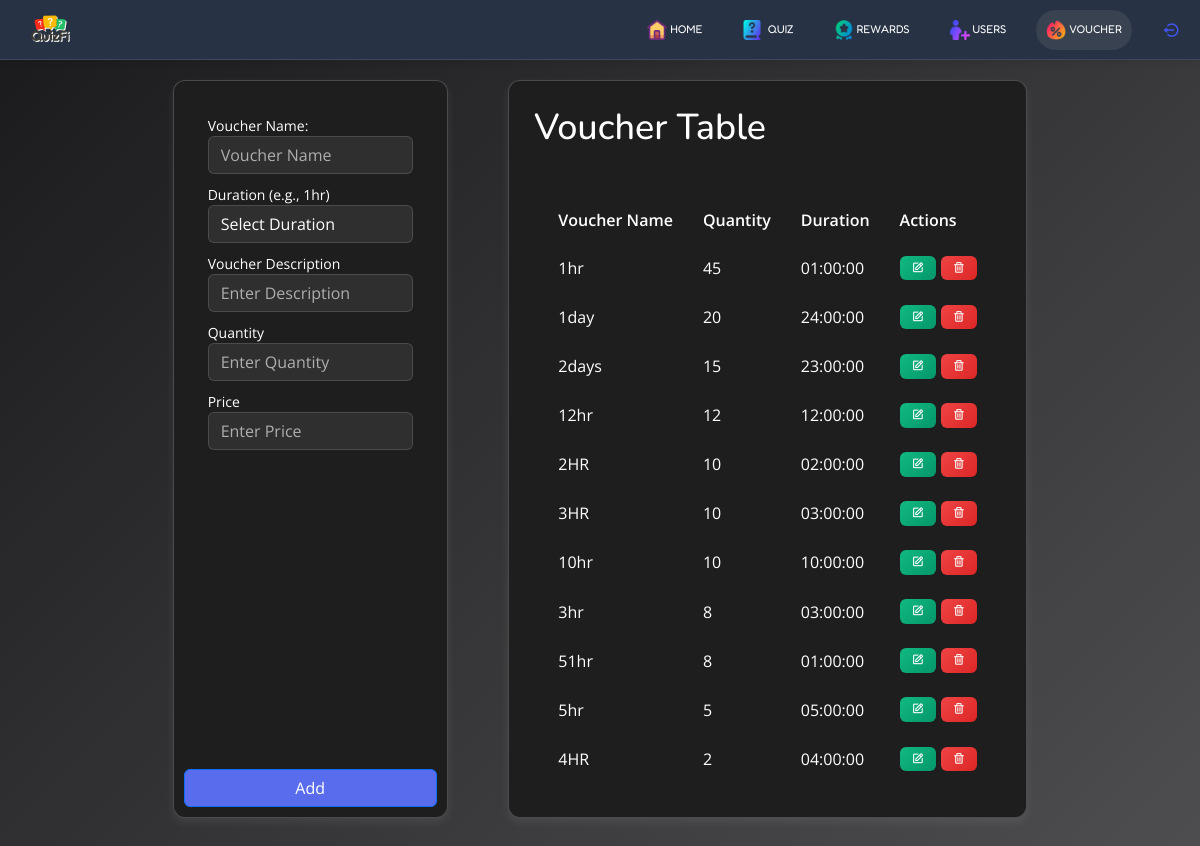
Page /admin/manage_voucher.php (signed in) on the earlier database version.
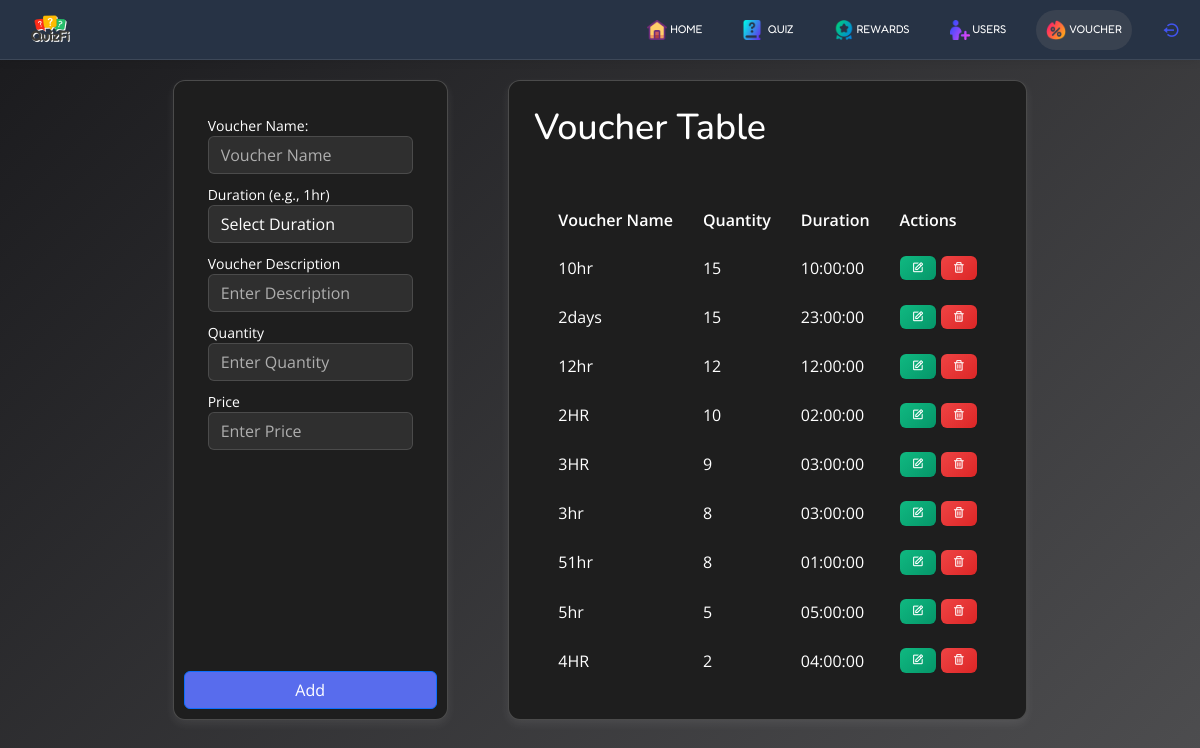
Same page on the later database version.
### tables this page shows
CREATE TABLE IF NOT EXISTS `vouchers` (
  `voucher_id` int NOT NULL AUTO_INCREMENT,
  `voucher_name` varchar(255) DEFAULT NULL,
  `voucher_description` varchar(255) DEFAULT NULL,
  `points` int DEFAULT NULL,
  `quantity` int DEFAULT NULL,
  `duration` time DEFAULT NULL,
  PRIMARY KEY (`voucher_id`)
);

### admin/manage_voucher.php (the view, shortened to what this page needs)
<?php
include 'includes/header.php';
include 'includes/session.php';
?>
<link rel="stylesheet" href="css/manage_voucher.css">
<link rel="stylesheet" href="https://cdn.datatables.net/1.13.7/css/jquery.dataTables.min.css">
<link rel="stylesheet" href="https://cdn.datatables.net/responsive/2.5.0/css/responsive.dataTables.min.css">
<body>
    <header class="header" id="header">
        <?php include_once 'includes/nav-top.php' ?>
    </header>
    <main class="main" id="main">
        <div class="container">
            <div class="card">
                <div class="card-body">
                    <form id="addVoucher">
                        <div class="form-group">
                            <label for="voucher_name">Voucher Name:</label>
                            <input type="text" placeholder="Voucher Name" name="voucher_name" id="voucher_name" class="form-control">
                        </div>
                        <div class="form-group">
                            <label for="voucher_duration">Duration (e.g., 1hr)</label>
                            <select class="form-control" id="voucher_duration" name="voucher_duration" required>
                                <option value="" disabled selected>Select Duration</option>
                            </select>
                        </div>
                        <div class="form-group">
                            <label for="voucher_description">Voucher Description</label>
                            <input type="text" placeholder="Enter Description" class="form-control"
                                id="voucher_description" name="voucher_description" required>
                        </div>
                        <div class="form-group">
                            <label for="voucher_quantity">Quantity</label>
                            <input type="number" placeholder="Enter Quantity" class="form-control" id="voucher_quantity"
                                name="voucher_quantity" required oninput="this.value=this.value.toUpperCase()">
                        </div>
                        <div class="form-group">
                            <label for="voucher_price">Price</label>
                            <input type="number" placeholder="Enter Price" class="form-control" id="voucher_price"
                                name="voucher_price" required oninput="this.value=this.value.toUpperCase()">
                        </div>
                    </form>
                </div>
                <button type="submit" class="btn btn-primary" form="addVoucher">Add</button>
            </div>
            <div class="card">
                <div class="card-header">
                    <h2>Voucher Table</h2>
                </div>
                <div class="card-body">
                    <table id="voucherTable" class="voucherTable stripe">
                        <thead>
                            <tr>
                                <th>Voucher Name</th>
                                <th>Quantity</th>
                                <th>Duration</th>
                                <th>Actions</th>
                            </tr>
                        </thead>
                        <tbody>
                            <?php
                            $sql = "SELECT * FROM vouchers ORDER BY quantity desc";
                            $result = $conn->query($sql);
                            if ($result->num_rows > 0) {
                                while ($row = $result->fetch_assoc()): ?>
                                    <tr>
                                        <td data-label="Voucher Name"><?php echo htmlspecialchars($row['voucher_name']); ?></td>
                                        <td data-label="Quantity"><?php echo htmlspecialchars($row['quantity']); ?></td>
                                        <td data-label="Duration"><?php echo htmlspecialchars($row['duration']); ?></td>
                                        <td data-label="Actions">
                                            <a onclick="editQuantity('<?php echo $row['voucher_id'] ?>', '<?php echo $row['quantity'] ?>')"
                                                class="btn btn-edit" data-toggle="tooltip" data-placement="top"
                                                title="Edit Quantity"><i class='bx bx-edit'></i></a>
                                            <a onclick="delVoucher('<?php echo $row['voucher_id'] ?>')" class="btn btn-delete"
                                                data-toggle="tooltip" data-placement="top" title="Delete Voucher"><i
                                                    class='bx bx-trash'></i></a>
                                        </td>
                                    </tr>
                            <?php endwhile;
                            } else {
                                echo "<tr><td colspan='5' class='text-center'>No Vouchers </td></tr>";
                            }
                            ?>
                        </tbody>
                    </table>
                </div>
            </div>
        </div>
    </main>
</body>

### admin/includes/header.php (shortened to what this page needs)
<head>
    <link href="assets/vendor/bootstrap/css/bootstrap.min.css" rel="stylesheet">
    <link href="assets/vendor/bootstrap-icons/bootstrap-icons.css" rel="stylesheet">
    <link href="assets/vendor/boxicons/css/boxicons.min.css" rel="stylesheet">
    <link href="css/style.css" rel="stylesheet">
    <link href="css/nav-top.css" rel="stylesheet">
    <link rel="stylesheet" href="css/toastr.css">
    <link rel="stylesheet" href="css/bubble.css">
</head>
<?php
function getActivePage($pageName)
{
    return (basename($_SERVER['PHP_SELF']) == $pageName) ? 'active' : '';
}
?>

### admin/includes/nav-top.php (shortened to what this page needs)
<div class="quizTitle">
    <div class="logo-container">
        <a href="#" class="logo d-flex align-items-center">
            <img src="assets/img/logo-quizfi.png" alt="quizfi logo">
        </a>
    </div>
    <div class="nav-menu">
        <ul>
            <li class="<?= getActivePage('index.php') ?>"><a href="index.php"><img src="assets/font-icons/home.png"
                        alt=""></i>&nbsp;Home</a></li>
            <li class="<?= getActivePage('manage_quiz.php') ?>"><a href="manage_quiz.php"><img
                        src="assets/font-icons/quiz.png" alt="">&nbsp;&nbsp;Quiz</a></li>
            <li class="<?= getActivePage('manage_rewards.php') ?>"><a href="manage_rewards.php"><img
                        src="assets/font-icons/reward.png" alt="">&nbsp;Rewards</a></li>
            <li class="<?= getActivePage('manage_users.php') ?>"><a href="manage_users.php"><img
                        src="assets/font-icons/users.png" alt=""></i>&nbsp;Users</a></li>
            <li class="<?= getActivePage('manage_voucher.php') ?>"><a href="manage_voucher.php"><img
                        src="assets/font-icons/voucher.png" alt=""></i>&nbsp;Voucher</a></li>
            <li><a href="logout.php"><i class='bx bx-log-out-circle' style="color: #4154f1"></i></a></li>
        </ul>
    </div>
</div>

### admin/css/style.css (style rules this page uses)
* { margin: 0; padding: 0; box-sizing: border-box; }
body { background: var(--background); font-family: "Open Sans", sans-serif; color: #444444; }
a { color: #4154f1; text-decoration: none; }
h1, h2, h3, h4, h5, h6 { font-family: "Nunito", sans-serif; }
.btn-primary { background-color: #586ced !important; }
#main { margin-top: 60px; padding: 20px 30px; transition: all 0.3s; }
.card { margin-bottom: 30px; border: none; border-radius: 5px; box-shadow: 0px 0 30px rgba(1, 41, 112, 0.1); }
.card-header, .card-footer { border-color: #ebeef4; background-color: #fff; color: #798eb3; padding: 15px; }
.card-body { padding: 0 20px 20px 20px; }
.logo { line-height: 1; }
.logo img { -webkit-filter: drop-shadow(2px 1px 0 rgb(255, 255, 255)); filter: drop-shadow(1px 1px 0 rgb(255, 255, 255)); max-width: 60px; margin-right: 6px; }
.header { position: fixed; top: 0; right: 0; left: 0; display: flex; align-items: center; transition: all 0.5s; z-index: 997; height: 60px; box-shadow: 0px 0px 10px rgba(0, 0, 0, 0.1); border-bottom: 1px solid rgb(255, 255, 255, 0.1); background-color: #273345; padding-left: 20px; }

### admin/css/nav-top.css (style rules this page uses)
.quizTitle { width: 100%; display: flex; flex-direction: row; align-items: center; justify-content: space-between; }
.logo-container { display: flex; align-items: center; }
.nav-menu { z-index: 1; }
.nav-menu ul { flex: 1; display: flex; flex-direction: row; align-items: center; justify-content: space-between; list-style: none; margin: 0; padding: 0; }
.nav-menu li { transition: all 0.3s ease-in-out; position: relative; padding: 10px; margin: 0 10px; }
.nav-menu img { width: 20px; }
.nav-menu a { display: flex; align-items: center; justify-content: center; font-family: "fredoka", sans-serif; text-transform: uppercase; font-weight: 400; font-size: clamp(0.5rem, 1.5vw, 0.7rem); color: #ffffff; }
.nav-menu li.active { border-radius: 20px; background: var(--nav-hover); }
.nav-menu i { color: #ffffff; font-size: clamp(0.5rem, 1.5vw, 1.5rem); }

### admin/css/manage_voucher.css (style rules this page uses)
.btn-edit, .btn-delete { padding: 6px 12px; border: none; border-radius: 6px; font-size: clamp(0.6rem, 1.8vw, 0.8rem); font-weight: 500; cursor: pointer; transition: all 0.2s ease; display: inline-flex; align-items: center; gap: 6px; color: #fff; background: rgba(255, 255, 255, 0.1); backdrop-filter: blur(4px); }
.btn-edit { background: linear-gradient(135deg, #10b981, #059669); }
.btn-delete { background: linear-gradient(135deg, #ef4444, #dc2626); }
.container { display: flex; justify-content: space-evenly; max-width: 1000px; margin: 0 auto; }
.card { padding: 10px; background: #1e1e1e; border-radius: 12px; border: 1px solid var(--border-color); backdrop-filter: blur(8px); margin-bottom: 24px; overflow: hidden; transition: all 0.3s ease; box-shadow: 0 4px 10px rgba(255, 255, 255, 0.08); }
.card-header { background: transparent; color: white; font-size: clamp(0.7rem, 1.5vw, 1rem); font-weight: 400; border-color: transparent; }
.card-header h2 { font-size: clamp(1rem, 3vw, 2.5rem); }
.card-body { padding: 24px; }
table, .studentTable, .dataTables_wrapper .studentTable { width: 100% !important; border-collapse: collapse; table-layout: auto; }
table th, table td { font-size: clamp(0.3rem, 2vw, 1rem) !important; padding: 12px 15px; text-align: left; word-break: break-word; color: #fff !important; }
table th { font-weight: 600; }
.form-group { margin-bottom: 10px; }
.form-control { color: #fff; background-color: rgba(255, 255, 255, 0.08); border: 1px solid var(--border-color); }
.form-group label { color: #fff; font-size: 14px; }
input::placeholder { color: #aeaeae !important; opacity: 1; }

Differences in the rows shown:
removed vouchers: voucher_name "1hr", quantity "45", duration "01:00:00"
removed vouchers: voucher_name "1day", quantity "20", duration "24:00:00"
changed vouchers "10hr": quantity "10" → "15"; moves up the list
changed vouchers "3HR": quantity "10" → "9"
